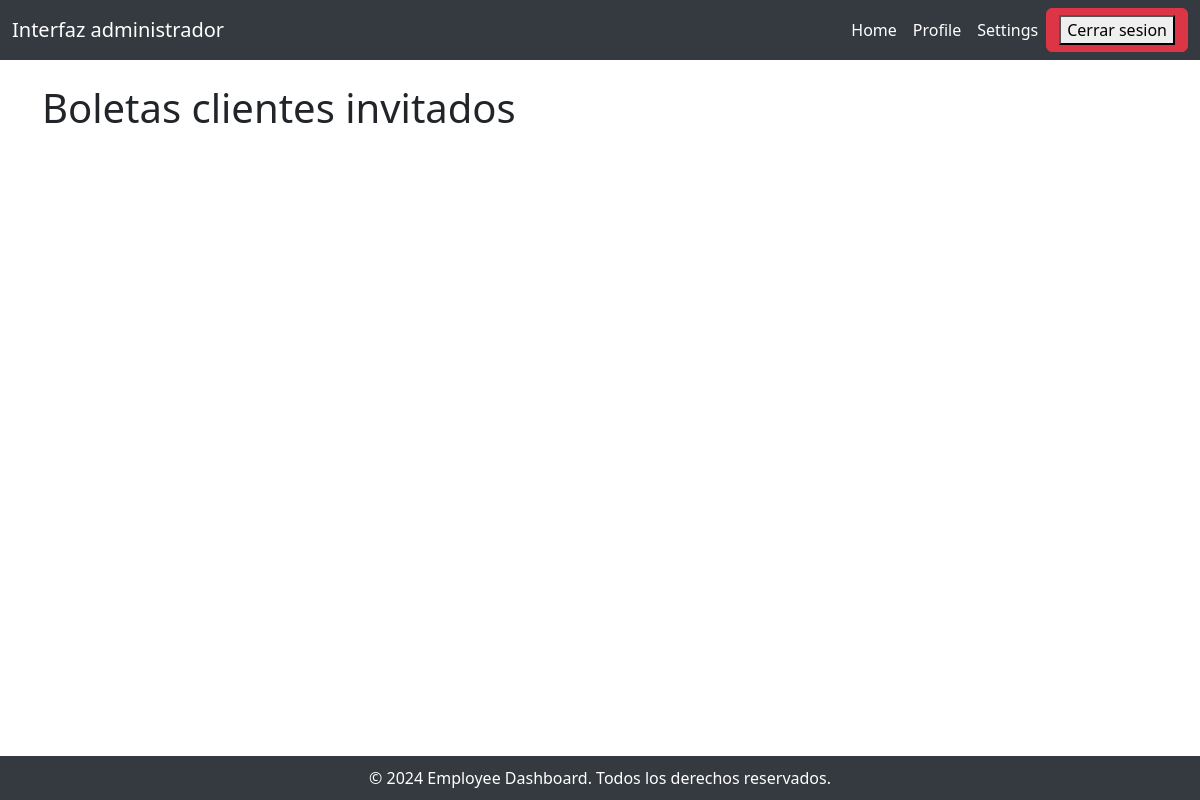
Before: /boletas_invitados with the older database file.
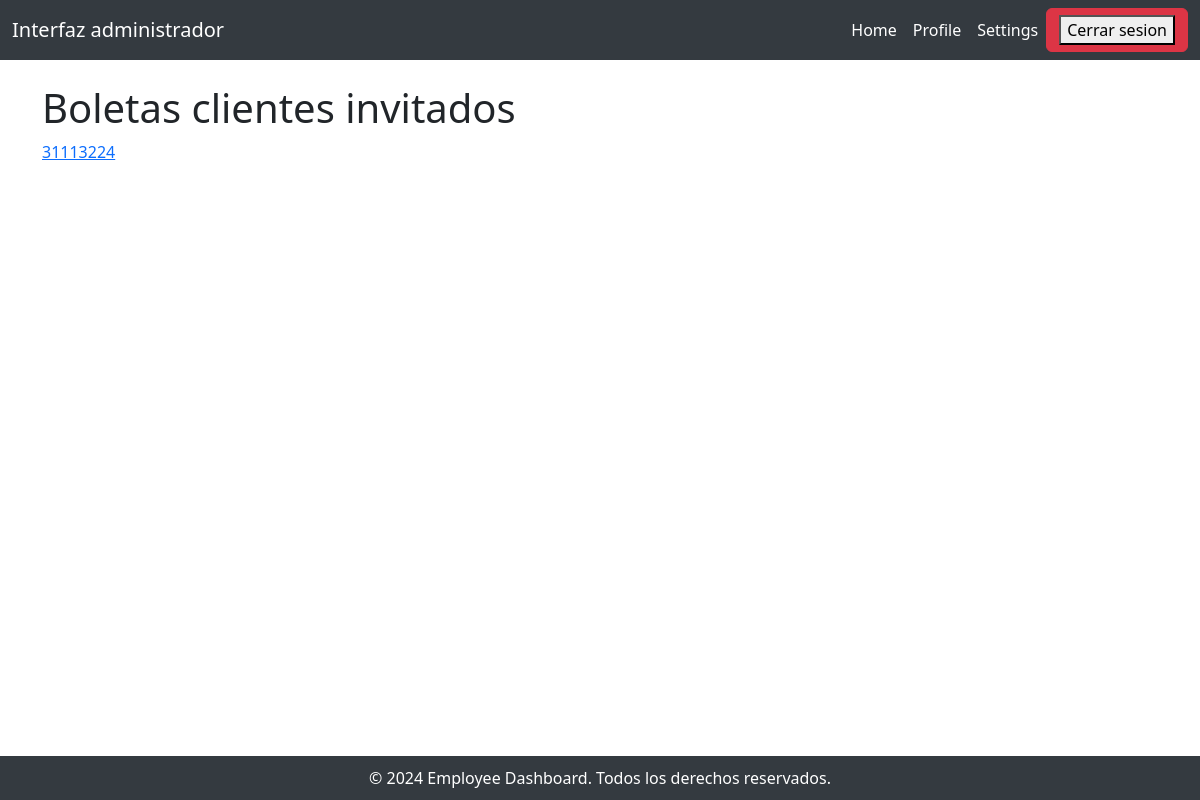
After: the same page with the newer database file.
### Ferremax/models.py (models this page shows, shortened)
class pedidoSinRegistrar(models.Model):
    idPedido = models.AutoField(primary_key=True)
    idOrden = models.IntegerField()
    idSesion = models.IntegerField()
    runCliente = models.CharField(max_length=10, blank=False, null=False)
    nombreCompleto = models.CharField(max_length=20, blank=False, null=False)
    direccionPedido = models.CharField(max_length=50, blank=False, null=False)
    correo = models.CharField(max_length=20, blank=False, null=False)
    fechaPedido = models.DateField(blank=False, null=False)
    totalPedido = models.IntegerField()
    estadoPedido = models.ForeignKey("estadoPedido", on_delete=models.CASCADE)
    estadoPago = models.ForeignKey("estadoPago", on_delete=models.CASCADE)

### Ferremax/views.py (the view)
# urls.py: path("boletas_invitados", boletas_invitados, name="boletas_invitados"),
def boletas_invitados(request):
    pedInvitados = pedidoSinRegistrar.objects.all()
    context = {
        "pedidos_invitados" : pedInvitados
    }
    return render(request, "core/boletas_invitados.html", context)

### Ferremax/templates/core/boletas_invitados.html (shortened to what this page needs)
<!doctype html>
<html lang="en">
  {%load static%}
<head>
  <link href="{% static '../static/css/Empleados.css' %}" rel="stylesheet" />
  <link href="https://cdn.jsdelivr.net/npm/bootstrap@5.3.2/dist/css/bootstrap.min.css" rel="stylesheet">
</head>
<body>
    <header>
        <nav class="navbar navbar-expand-lg">
            <div class="container-fluid">
                <a class="navbar-brand" href="#">Interfaz administrador</a>
                <div class="collapse navbar-collapse" id="navbarNav">
                    <ul class="navbar-nav ms-auto">
                        <li class="nav-item">
                            <a class="nav-link" href="#">Home</a>
                        </li>
                        <li class="nav-item">
                            <a class="nav-link" href="#">Profile</a>
                        </li>
                        <li class="nav-item">
                            <a class="nav-link" href="#">Settings</a>
                        </li>
                    </ul>
                    <a href="{% url 'logout_empleado' %}" class="btn btn-danger"><Button>Cerrar sesion</Button></a>
                </div>
            </div>
        </nav>
    </header>
    <main>
        <div class="container mt-4">
            <div class="row">
                <h1>Boletas clientes invitados</h1>
                {% for pedInvitados  in pedidos_invitados %}
                <a href="{% url 'detalle_invitado' pk=pedInvitados.idPedido %}"><p>{{pedInvitados.idOrden}}</p></a>
                {% endfor %}
            </div>
        </div>
    </main>
    <footer class="footer">
        &copy; 2024 Employee Dashboard. Todos los derechos reservados.
    </footer>
</body>
</html>

Changed rows visible on the page:
added pedidoSinRegistrar: idOrden "31113224"
